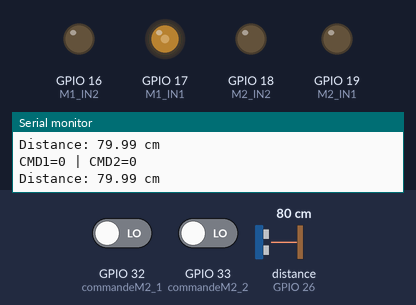
Simulated run of this sketch. Board: ESP32. Shown: output pins drawn as LEDs (lit = HIGH), the last lines printed to the serial monitor. Wiring (inferred from the names in the program): ultrasonic range finder: trigger GPIO 25; echo GPIO 26. The test bench sets the inputs (shaded band); at power-on: GPIO 32 (commandeM2_1) LOW, GPIO 33 (commandeM2_2) LOW, distance to the obstacle (sensor on GPIO 26) 80 cm. The echo pulse lasts 58.3 µs per cm; pins used as bus, display or sensor lines are not drawn.

Above: at 1.2 s.
1.3 s: GPIO 32 (commandeM2_1) driven HIGH
At 2.8 s:
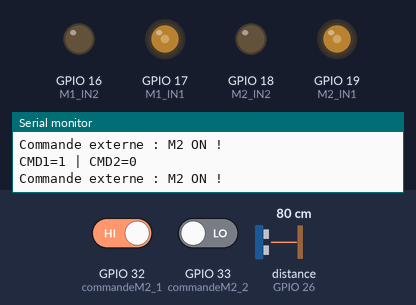
Timing chart, 0 to 4.3 s (numbered marks = the images above; inputs shaded):
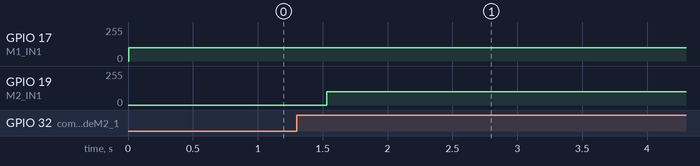

The sketch:

codetest.ino
```cpp
// --- Capteur ultrason ---
const int TRIG_PIN = 25;
const int ECHO_PIN = 26;

// --- Moteurs ---
int M1_IN1 = 17;
int M1_IN2 = 16;
int M2_IN1 = 19;
int M2_IN2 = 18;

// --- Pins de commande supplémentaires ---
int commandeM2_1 = 32; // si HIGH → M2 tourne
int commandeM2_2 = 33; // si HIGH → M2 tourne

// --- Seuil distance ---
float seuil = 7.5; // cm

// --- PWM pour vitesse moteurs (0-255) ---
int vitesseM1 = 100;
int vitesseM2 = 100;

void setup() {
  Serial.begin(115200);

  // Capteur ultrason
  pinMode(TRIG_PIN, OUTPUT);
  pinMode(ECHO_PIN, INPUT);

  // Moteurs
  pinMode(M1_IN1, OUTPUT);
  pinMode(M1_IN2, OUTPUT);
  pinMode(M2_IN1, OUTPUT);
  pinMode(M2_IN2, OUTPUT);

  // Pins commande M2
  pinMode(commandeM2_1, INPUT);
  pinMode(commandeM2_2, INPUT);

  // Initialisation moteurs
  moteurStop(M1_IN1, M1_IN2);
  moteurStop(M2_IN1, M2_IN2);

  Serial.println("=== System motopompes + ultrason + commande M2 ===");
}

void loop() {

  float distance = mesurer_distance();

  // Lecture pins commande M2
  int cmd1 = digitalRead(commandeM2_1);
  int cmd2 = digitalRead(commandeM2_2);

  Serial.print("CMD1=");
  Serial.print(cmd1);
  Serial.print(" | CMD2=");
  Serial.println(cmd2);

  // --- Si CMD1 ou CMD2 = HIGH → M2 tourne directement ---
  if (cmd1 == HIGH || cmd2 == HIGH) {
    Serial.println("Commande externe : M2 ON !");

    moteurAvance(M2_IN1, M2_IN2, vitesseM2);
    delay(300);
    return;     // On ignore le reste du code
  }

  // --- Sinon fonctionnement normal avec l’ultrason ---

  if (distance == -1) {
    Serial.println("Erreur: Timeout !");
    moteurStop(M1_IN1, M1_IN2);
    moteurStop(M2_IN1, M2_IN2);
  }
  else if (distance < 2 || distance > 400) {
    Serial.println("Distance hors plage !");
    moteurStop(M1_IN1, M1_IN2);
    moteurStop(M2_IN1, M2_IN2);
  }
  else {
    Serial.print("Distance: ");
    Serial.print(distance);
    Serial.println(" cm");

    if (distance > seuil) {
      // Distance haute → M1 tourne
      moteurAvance(M1_IN1, M1_IN2, vitesseM1);
      moteurStop(M2_IN1, M2_IN2);
    } else {
      // Distance basse → M2 tourne
      moteurStop(M1_IN1, M1_IN2);
      moteurStop(M2_IN1, M2_IN2);
    }
  }

  delay(300);
}

// --- Fonctions moteurs ---
void moteurAvance(int IN1, int IN2, int vitesse) {
  analogWrite(IN1, vitesse);
  analogWrite(IN2, 0);
}

void moteurStop(int IN1, int IN2) {
  analogWrite(IN1, 0);
  analogWrite(IN2, 0);
}

// --- Fonction mesure distance ---
float mesurer_distance() {
  digitalWrite(TRIG_PIN, LOW);
  delayMicroseconds(2);

  digitalWrite(TRIG_PIN, HIGH);
  delayMicroseconds(10);
  digitalWrite(TRIG_PIN, LOW);

  long duration = pulseIn(ECHO_PIN, HIGH, 30000);
  if (duration == 0) return -1;

  return (duration * 0.0343) / 2.0;
}
```

Measured:
- after the input at 1.3 s, GPIO 19 (M2_IN1): 0/255 → 100/255 after 0.23 s
